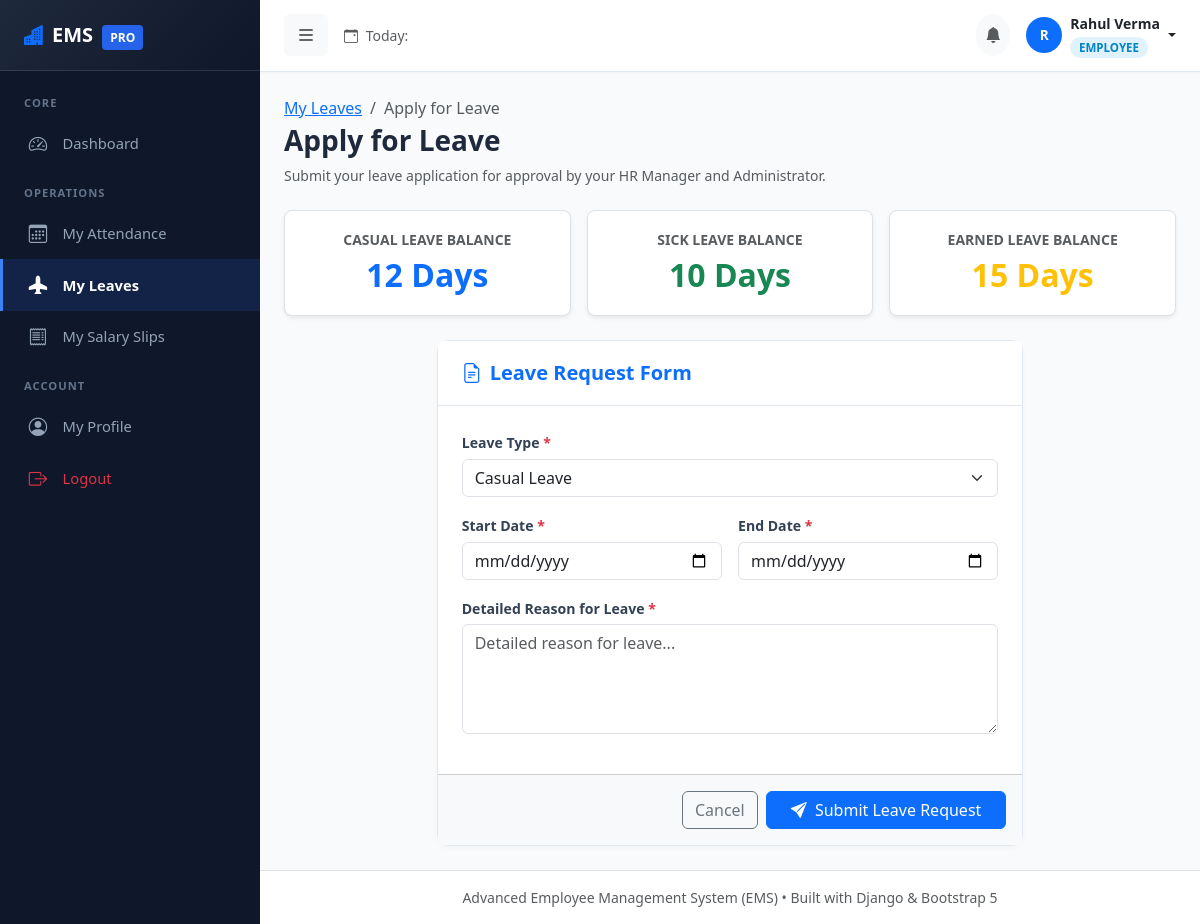
/leaves/apply/ (signed in), run on the app's committed database.
### accounts/models.py (models this page shows, shortened)
class UserProfile(models.Model):
    ROLE_CHOICES = (
        ('ADMIN', 'Admin'),
        ('HR', 'HR Manager'),
        ('EMPLOYEE', 'Employee'),
    )
    user = models.OneToOneField(User, on_delete=models.CASCADE, related_name='profile')
    role = models.CharField(max_length=20, choices=ROLE_CHOICES, default='EMPLOYEE')
    created_at = models.DateTimeField(auto_now_add=True)

### leaves/models.py (models this page shows, shortened)
class LeaveBalance(models.Model):
    employee = models.ForeignKey(Employee, on_delete=models.CASCADE, related_name='leave_balances')
    year = models.PositiveIntegerField()
    casual_leave = models.PositiveIntegerField(default=12, verbose_name="Casual Leave")
    sick_leave = models.PositiveIntegerField(default=10, verbose_name="Sick Leave")
    earned_leave = models.PositiveIntegerField(default=15, verbose_name="Earned Leave")
    class Meta:
        unique_together = ('employee', 'year')

### leaves/views.py (the view)
# urls.py: path('apply/', views.leave_apply_view, name='leave_apply'),
@login_required
def leave_apply_view(request):
    try:
        employee = request.user.employee_profile
    except Employee.DoesNotExist:
        messages.error(request, "Only employees with active profiles can apply for leave.")
        return redirect('dashboard')
    year = date.today().year
    balance, _ = LeaveBalance.objects.get_or_create(
        employee=employee, year=year,
        defaults={'casual_leave': 12, 'sick_leave': 10, 'earned_leave': 15}
    )
    if request.method == 'POST':
        form = LeaveApplyForm(request.POST)
        if form.is_valid():
            leave = form.save(commit=False)
            leave.employee = employee
            total_days = (leave.end_date - leave.start_date).days + 1
            leave.total_days = total_days
            if leave.leave_type == 'CASUAL' and total_days > balance.casual_leave:
                messages.error(request, f"Insufficient Casual Leave balance! You have {balance.casual_leave} days remaining.")
                return render(request, 'leave_apply.html', {'form': form, 'balance': balance, 'employee': employee})
            elif leave.leave_type == 'SICK' and total_days > balance.sick_leave:
                messages.error(request, f"Insufficient Sick Leave balance! You have {balance.sick_leave} days remaining.")
                return render(request, 'leave_apply.html', {'form': form, 'balance': balance, 'employee': employee})
            elif leave.leave_type == 'EARNED' and total_days > balance.earned_leave:
                messages.error(request, f"Insufficient Earned Leave balance! You have {balance.earned_leave} days remaining.")
                return render(request, 'leave_apply.html', {'form': form, 'balance': balance, 'employee': employee})
            leave.save()
            log_action(request, "Leave Application Submitted", f"Leave application #{leave.pk} submitted by {employee.emp_id}")
            admin_users = User.objects.filter(Q(is_superuser=True) | Q(profile__role__in=['ADMIN', 'HR']))
            for u in admin_users:
                Notification.objects.create(
                    recipient=u,
                    title="New Leave Application",
                    message=f"{employee.full_name} ({employee.emp_id}) applied for {leave.get_leave_type_display()} ({total_days} days).",
                    link=f"/leaves/{leave.pk}/review/"
                )
            messages.success(request, "Your leave application has been submitted successfully and is pending review.")
            return redirect('my_leaves')
    else:
        form = LeaveApplyForm()
    return render(request, 'leave_apply.html', {'form': form, 'balance': balance, 'employee': employee})

### leaves/forms.py (shortened to what this page needs)
class LeaveApplyForm(forms.ModelForm):
    class Meta:
        model = LeaveApplication
        fields = ['leave_type', 'start_date', 'end_date', 'reason']
        widgets = {
            'leave_type': forms.Select(attrs={'class': 'form-select'}),
            'start_date': forms.DateInput(attrs={'class': 'form-control', 'type': 'date'}),
            'end_date': forms.DateInput(attrs={'class': 'form-control', 'type': 'date'}),
            'reason': forms.Textarea(attrs={'class': 'form-control', 'rows': 4, 'placeholder': 'Detailed reason for leave...'}),
        }

### employees/models.py (called while the page is built)
    @property
    def photo_url(self):
        if self.profile_photo and hasattr(self.profile_photo, 'url'):
            return self.profile_photo.url
        return None

### templates/leave_apply.html (shortened to what this page needs)
{% extends 'base.html' %}
{% block content %}
<div class="mb-4">
    <nav aria-label="breadcrumb">
        <ol class="breadcrumb mb-1">
            <li class="breadcrumb-item"><a href="{% url 'my_leaves' %}">My Leaves</a></li>
            <li class="breadcrumb-item active" aria-current="page">Apply for Leave</li>
        </ol>
    </nav>
    <h3 class="fw-bold">Apply for Leave</h3>
    <p class="text-muted small">Submit your leave application for approval by your HR Manager and Administrator.</p>
</div>
<div class="row g-3 mb-4">
    <div class="col-md-4">
        <div class="p-3 bg-white rounded-3 border text-center shadow-sm">
            <span class="text-muted small fw-bold">CASUAL LEAVE BALANCE</span>
            <div class="fs-2 fw-bold text-primary">{{ balance.casual_leave }} Days</div>
        </div>
    </div>
    <div class="col-md-4">
        <div class="p-3 bg-white rounded-3 border text-center shadow-sm">
            <span class="text-muted small fw-bold">SICK LEAVE BALANCE</span>
            <div class="fs-2 fw-bold text-success">{{ balance.sick_leave }} Days</div>
        </div>
    </div>
    <div class="col-md-4">
        <div class="p-3 bg-white rounded-3 border text-center shadow-sm">
            <span class="text-muted small fw-bold">EARNED LEAVE BALANCE</span>
            <div class="fs-2 fw-bold text-warning">{{ balance.earned_leave }} Days</div>
        </div>
    </div>
</div>
<div class="row justify-content-center">
    <div class="col-lg-8">
        <div class="card form-card">
            <div class="card-header bg-white">
                <h5 class="mb-0 fw-bold text-primary"><i class="bi bi-file-earmark-text me-2"></i>Leave Request Form</h5>
            </div>
            <form method="POST">
                <div class="card-body p-4">
                    <div class="mb-3">
                        <label class="form-label" for="id_leave_type">Leave Type <span class="text-danger">*</span></label>
                        {{ form.leave_type }}
                    </div>
                    <div class="row g-3 mb-3">
                        <div class="col-md-6">
                            <label class="form-label" for="id_start_date">Start Date <span class="text-danger">*</span></label>
                            {{ form.start_date }}
                        </div>
                        <div class="col-md-6">
                            <label class="form-label" for="id_end_date">End Date <span class="text-danger">*</span></label>
                            {{ form.end_date }}
                        </div>
                    </div>
                    <div class="mb-3">
                        <label class="form-label" for="id_reason">Detailed Reason for Leave <span class="text-danger">*</span></label>
                        {{ form.reason }}
                    </div>
                </div>
                <div class="card-footer bg-light p-3 d-flex justify-content-end gap-2">
                    <a href="{% url 'my_leaves' %}" class="btn btn-outline-secondary">Cancel</a>
                    <button type="submit" class="btn btn-primary px-4"><i class="bi bi-send-fill me-1"></i> Submit Leave Request</button>
                </div>
            </form>
        </div>
    </div>
</div>
{% endblock %}

### templates/base.html (shortened to what this page needs)
<!DOCTYPE html>
<html lang="en">
<head>
    <link href="https://cdn.jsdelivr.net/npm/bootstrap@5.3.3/dist/css/bootstrap.min.css" rel="stylesheet">
    <link rel="stylesheet" href="https://cdn.jsdelivr.net/npm/bootstrap-icons@1.11.3/font/bootstrap-icons.min.css">
    {% load static %}
    <link rel="stylesheet" href="{% static 'css/style.css' %}">
</head>
<body>
    {% if user.is_authenticated %}
    <div class="d-flex" id="wrapper">
        <div id="sidebar-wrapper">
            <div class="sidebar-heading d-flex align-items-center justify-content-between">
                <div>
                    <i class="bi bi-buildings-fill text-primary me-2"></i>EMS <span class="brand-badge ms-1">PRO</span>
                </div>
            </div>
            <div class="py-2">
                <div class="sidebar-category">Core</div>
                <a href="{% url 'dashboard' %}" class="sidebar-nav-item {% if request.resolver_match.url_name == 'dashboard' %}active{% endif %}">
                    <i class="bi bi-speedometer2"></i> Dashboard
                </a>
                <div class="sidebar-category">Operations</div>
                {% if is_employee_user %}
                <a href="{% url 'my_attendance' %}" class="sidebar-nav-item {% if request.resolver_match.url_name == 'my_attendance' %}active{% endif %}">
                    <i class="bi bi-calendar3"></i> My Attendance
                </a>
                <a href="{% url 'my_leaves' %}" class="sidebar-nav-item {% if request.resolver_match.url_name == 'my_leaves' or request.resolver_match.url_name == 'leave_apply' %}active{% endif %}">
                    <i class="bi bi-airplane-fill"></i> My Leaves
                </a>
                <a href="{% url 'my_salary' %}" class="sidebar-nav-item {% if request.resolver_match.url_name == 'my_salary' %}active{% endif %}">
                    <i class="bi bi-receipt"></i> My Salary Slips
                </a>
                {% endif %}
                <div class="sidebar-category">Account</div>
                <a href="{% url 'profile' %}" class="sidebar-nav-item {% if request.resolver_match.url_name == 'profile' %}active{% endif %}">
                    <i class="bi bi-person-circle"></i> My Profile
                </a>
                <a href="{% url 'logout' %}" class="sidebar-nav-item text-danger">
                    <i class="bi bi-box-arrow-right"></i> Logout
                </a>
            </div>
        </div>
        <div id="page-content-wrapper">
            <nav class="navbar navbar-expand-lg top-navbar">
                <div class="container-fluid px-0">
                    <button class="btn btn-light border-0 me-3" id="sidebarToggle" type="button">
                        <i class="bi bi-list fs-5"></i>
                    </button>
                    <div class="d-none d-md-flex align-items-center">
                        <span class="text-muted small">
                            <i class="bi bi-calendar-event me-1"></i> Today: {{ today|date:"l, d F Y" }}
                        </span>
                    </div>
                    <div class="ms-auto d-flex align-items-center gap-3">
                        <div class="dropdown">
                            <a class="btn btn-light position-relative rounded-circle p-2" href="#" role="button" data-bs-toggle="dropdown" aria-expanded="false">
                                <i class="bi bi-bell-fill text-muted"></i>
                            </a>
                        </div>
                        <div class="dropdown">
                            <a class="d-flex align-items-center text-decoration-none dropdown-toggle text-dark" href="#" role="button" data-bs-toggle="dropdown" aria-expanded="false">
                                {% if current_employee and current_employee.photo_url %}
                                <img src="{{ current_employee.photo_url }}" alt="Profile" class="navbar-user-avatar me-2">
                                {% else %}
                                <div class="emp-table-avatar me-2 bg-primary text-white">
                                    {{ user.first_name|default:user.username|slice:":1"|upper }}
                                </div>
                                {% endif %}
                                <div class="d-none d-lg-block text-start me-1">
                                    <div class="fw-bold small">{{ user.first_name|default:user.username }} {{ user.last_name }}</div>
                                    <span class="role-badge role-{{ user_role|lower }}">{{ user_role }}</span>
                                </div>
                            </a>
                        </div>
                    </div>
                </div>
            </nav>
            <main class="container-fluid p-4">
                {% block content %}{% endblock %}
            </main>
            <footer class="mt-auto py-3 bg-white border-top text-center text-muted small">
                <div class="container-fluid">
                    Advanced Employee Management System (EMS) &bull; Built with Django &amp; Bootstrap 5
                </div>
            </footer>
        </div>
    </div>
    {% endif %}
</body>
</html>

### static/css/style.css (style rules this page uses)
:root { --primary: #2563eb; --primary-hover: #1d4ed8; --secondary: #64748b; --dark-sidebar: #0f172a; --sidebar-hover: #1e293b; --sidebar-active: #3b82f6; --sidebar-text: #94a3b8; --sidebar-text-active: #ffffff; --bg-main: #f8fafc; --card-bg: #ffffff; --border-color: #e2e8f0; --text-main: #1e293b; --text-muted: #64748b; }
body { font-family: 'Segoe UI', Roboto, -apple-system, BlinkMacSystemFont, sans-serif; background-color: var(--bg-main); color: var(--text-main); min-height: 100vh; }
#sidebar-wrapper { min-height: 100vh; width: 260px; background-color: var(--dark-sidebar); transition: margin 0.25s ease-out; position: sticky; top: 0; z-index: 1020; }
#sidebar-wrapper .sidebar-heading { padding: 1.25rem 1.5rem; font-size: 1.25rem; font-weight: 700; color: #fff; background: linear-gradient(135deg, #1e293b 0%, #0f172a 100%); border-bottom: 1px solid rgba(255, 255, 255, 0.1); }
.sidebar-heading .brand-badge { background: var(--primary); font-size: 0.75rem; padding: 0.25rem 0.5rem; border-radius: 4px; }
.sidebar-category { font-size: 0.7rem; text-transform: uppercase; letter-spacing: 1px; color: #64748b; padding: 1rem 1.5rem 0.35rem; font-weight: 700; }
.sidebar-nav-item { display: flex; align-items: center; padding: 0.75rem 1.5rem; color: var(--sidebar-text); text-decoration: none; font-weight: 500; font-size: 0.92rem; transition: all 0.2s ease; border-left: 3px solid transparent; }
.sidebar-nav-item.active { color: #fff; background-color: rgba(37, 99, 235, 0.15); border-left-color: var(--sidebar-active); font-weight: 600; }
.sidebar-nav-item i { font-size: 1.15rem; margin-right: 0.85rem; width: 22px; text-align: center; }
#page-content-wrapper { flex: 1; min-width: 0; display: flex; flex-direction: column; }
.top-navbar { background: #ffffff; border-bottom: 1px solid var(--border-color); padding: 0.8rem 1.5rem; box-shadow: 0 1px 3px rgba(0,0,0,0.03); }
.role-badge { font-size: 0.72rem; padding: 0.2rem 0.55rem; border-radius: 20px; font-weight: 600; }
.role-employee { background-color: #e0f2fe; color: #0284c7; }
.emp-table-avatar { width: 36px; height: 36px; border-radius: 50%; object-fit: cover; background-color: #e2e8f0; display: inline-flex; align-items: center; justify-content: center; font-weight: 600; color: #475569; font-size: 0.85rem; }
.form-card { background: #ffffff; border-radius: 12px; border: 1px solid var(--border-color); box-shadow: 0 2px 6px rgba(0,0,0,0.03); }
.form-card .card-header { background: #ffffff; border-bottom: 1px solid var(--border-color); padding: 1.25rem 1.5rem; font-weight: 600; }
.form-label { font-weight: 600; font-size: 0.88rem; color: #334155; margin-bottom: 0.35rem; }

### data on the page
UserProfile: role "EMPLOYEE"
LeaveBalance: casual_leave "12", sick_leave "10", earned_leave "15"

### other printed values
{{ user.first_name|default:user.username|slice:":1"|upper }} "R"
{{ user.first_name|default:user.username }} "Rahul"
{{ user.last_name }} "Verma"
